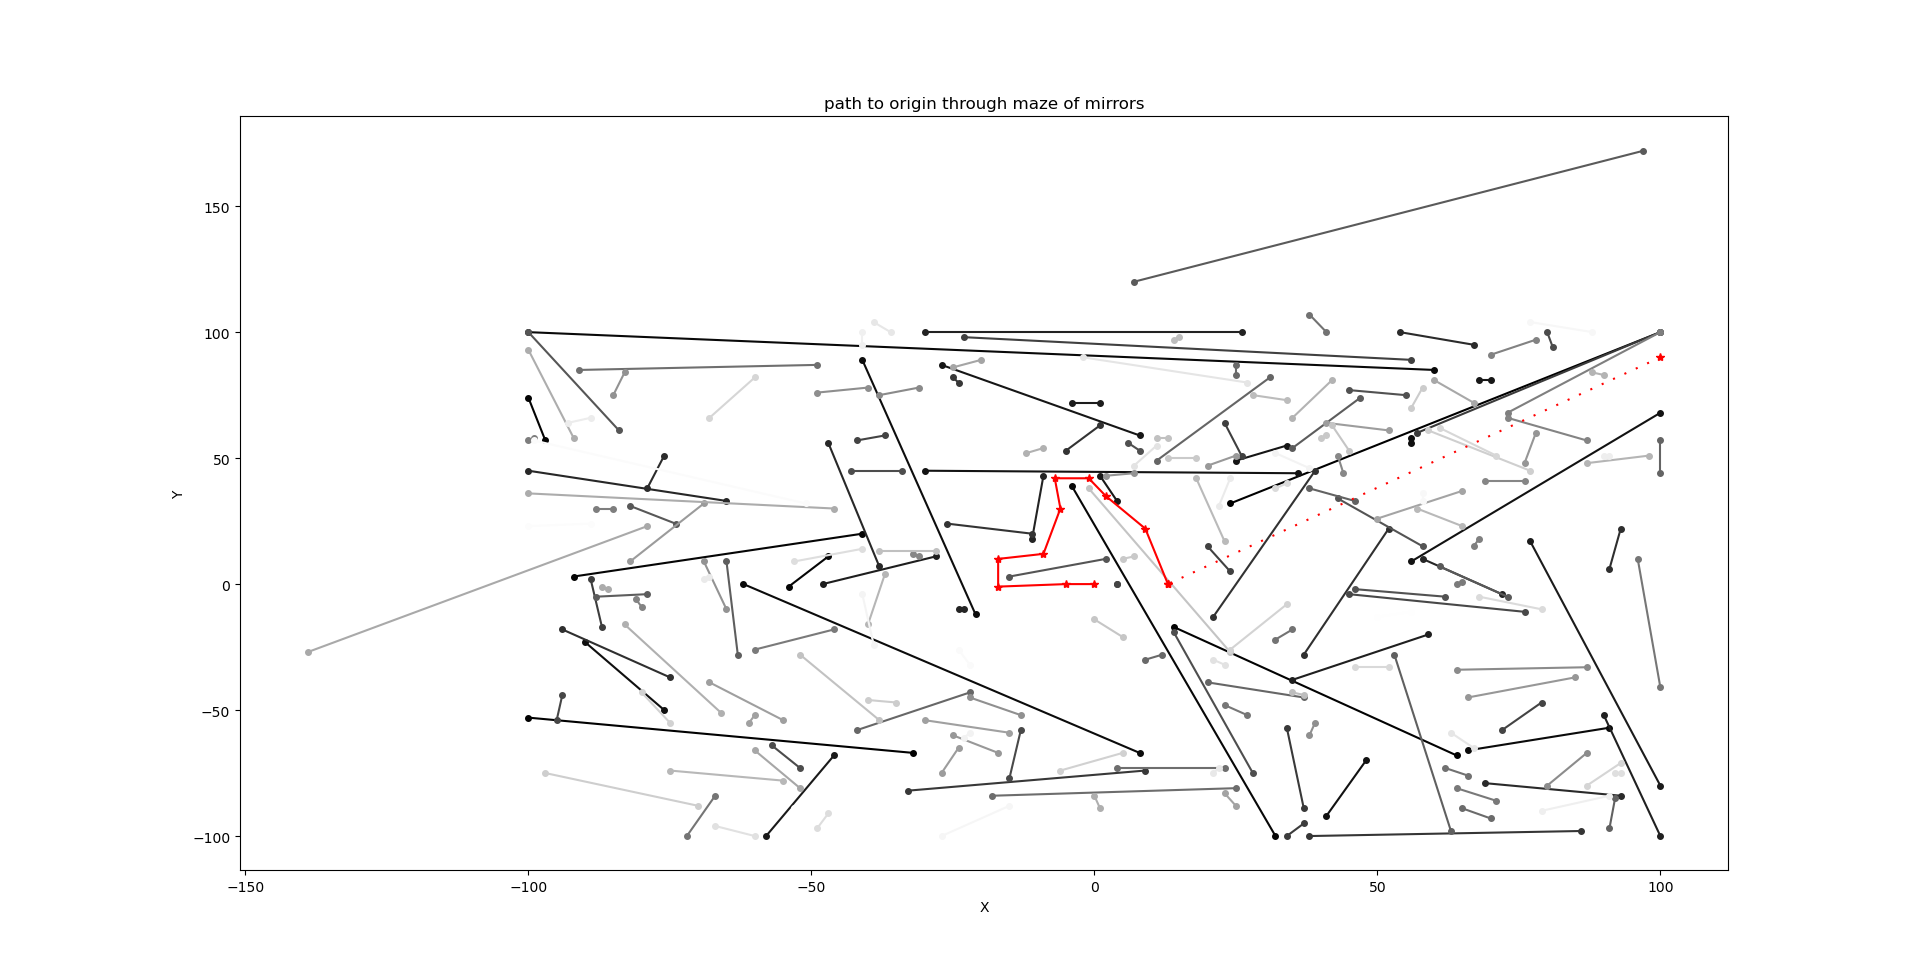

Recreate this plot in Python.
import matplotlib.pyplot as plt
import numpy as np

with open("float_table.txt", "r") as file:
    lines = file.readlines()

num_lines = len(lines) // 2
colors = np.linspace(0, 1, num_lines)

fig, ax = plt.subplots()

for i in range(0, len(lines), 4):
    x1 = float(lines[i])
    y1 = float(lines[i+1])
    x2 = float(lines[i+2])
    y2 = float(lines[i+3])
    ax.plot([x1, x2], [y1, y2], color=plt.cm.gray(colors[i//2]), marker='o', markersize=4)

x_try = [100, 13]
y_try = [ 90,  0]
plt.plot(x_try, y_try, marker='*', color='red', linestyle=(0, (1, 5)))

x_solve = [13,  9,  2, -1, -7, -6, -9, -17, -17, -5, 0]
y_solve = [ 0, 22, 35, 42, 42, 30, 12,  10,  -1,  0, 0]
plt.plot(x_solve, y_solve, marker='*', color='red')

ax.set_xlabel('X')
ax.set_ylabel('Y')
ax.set_title('path to origin through maze of mirrors')

plt.show()
